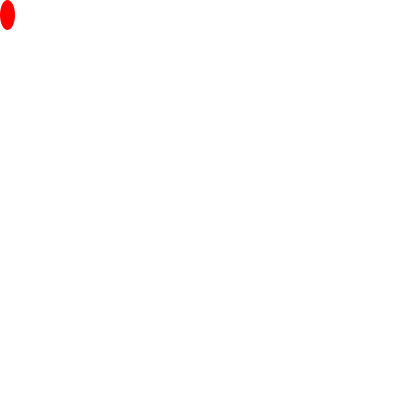
Frame 1 (no input)
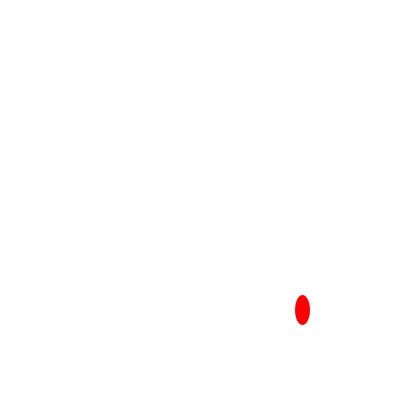
Frame 60 (the mouse pressed at the canvas centre just before this capture)
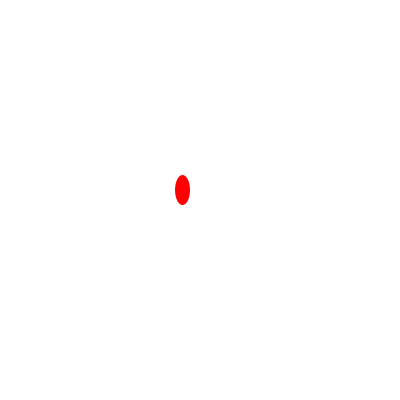
Frame 120 (the mouse held since frame 60 and released just before this capture)

The Processing sketch that drew these frames (run headless with seeded random() and noise(); from frame 60 on, the mouse is pressed at the canvas centre):

// Processing sketch: processing_104849
// ── processing_104849.pde

int BallHeights = 30;
int BallWidth= 15;
int x = 0;
int y = 0;
int speed = 5;

void setup (){
  size(400, 400);
  smooth();
  
  noStroke();
  ellipseMode(CORNER);
  
}

void draw(){
  background (255);
  fill(255,0,0);
  ellipse(x,y,BallWidth, BallHeights);
  
  x = x + speed;
  y = y + speed;
  
  if((x+BallWidth >= width) || (x<= 0)) {
    speed = speed *-1;
    }
    }
